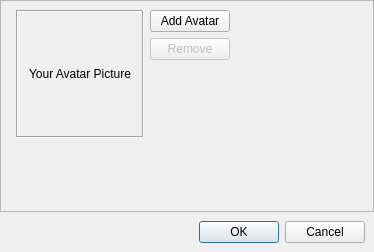
<?xml version="1.0" encoding="UTF-8"?>
<ui version="4.0">
 <class>AvatarDialog</class>
 <widget class="QDialog" name="AvatarDialog">
  <property name="geometry">
   <rect>
    <x>0</x>
    <y>0</y>
    <width>374</width>
    <height>252</height>
   </rect>
  </property>
  <property name="windowTitle">
   <string>Change Avatar</string>
  </property>
  <layout class="QVBoxLayout" name="verticalLayout_3">
   <property name="spacing">
    <number>0</number>
   </property>
   <property name="margin">
    <number>0</number>
   </property>
   <item>
    <widget class="HeaderFrame" name="headerFrame">
     <property name="frameShape">
      <enum>QFrame::StyledPanel</enum>
     </property>
     <property name="frameShadow">
      <enum>QFrame::Raised</enum>
     </property>
    </widget>
   </item>
   <item>
    <widget class="QFrame" name="frame">
     <property name="frameShape">
      <enum>QFrame::StyledPanel</enum>
     </property>
     <property name="frameShadow">
      <enum>QFrame::Raised</enum>
     </property>
     <layout class="QGridLayout" name="gridLayout">
      <item row="0" column="1">
       <layout class="QHBoxLayout" name="horizontalLayout">
        <item>
         <widget class="QLabel" name="avatarLabel">
          <property name="minimumSize">
           <size>
            <width>128</width>
            <height>128</height>
           </size>
          </property>
          <property name="maximumSize">
           <size>
            <width>128</width>
            <height>128</height>
           </size>
          </property>
          <property name="frameShape">
           <enum>QFrame::Box</enum>
          </property>
          <property name="frameShadow">
           <enum>QFrame::Sunken</enum>
          </property>
          <property name="text">
           <string>Your Avatar Picture</string>
          </property>
          <property name="alignment">
           <set>Qt::AlignCenter</set>
          </property>
         </widget>
        </item>
        <item>
         <layout class="QVBoxLayout" name="verticalLayout">
          <item>
           <widget class="QPushButton" name="avatarButton">
            <property name="text">
             <string>Add Avatar</string>
            </property>
           </widget>
          </item>
          <item>
           <widget class="QPushButton" name="removeButton">
            <property name="enabled">
             <bool>false</bool>
            </property>
            <property name="text">
             <string>Remove</string>
            </property>
           </widget>
          </item>
          <item>
           <spacer name="verticalSpacer_2">
            <property name="orientation">
             <enum>Qt::Vertical</enum>
            </property>
            <property name="sizeHint" stdset="0">
             <size>
              <width>20</width>
              <height>40</height>
             </size>
            </property>
           </spacer>
          </item>
         </layout>
        </item>
       </layout>
      </item>
      <item row="0" column="2">
       <spacer name="horizontalSpacer_3">
        <property name="orientation">
         <enum>Qt::Horizontal</enum>
        </property>
        <property name="sizeHint" stdset="0">
         <size>
          <width>61</width>
          <height>98</height>
         </size>
        </property>
       </spacer>
      </item>
      <item row="1" column="0" colspan="3">
       <spacer name="verticalSpacer">
        <property name="orientation">
         <enum>Qt::Vertical</enum>
        </property>
        <property name="sizeHint" stdset="0">
         <size>
          <width>218</width>
          <height>88</height>
         </size>
        </property>
       </spacer>
      </item>
     </layout>
    </widget>
   </item>
   <item>
    <layout class="QHBoxLayout" name="horizontalLayout_2">
     <property name="margin">
      <number>9</number>
     </property>
     <item>
      <spacer name="horizontalSpacer">
       <property name="orientation">
        <enum>Qt::Horizontal</enum>
       </property>
       <property name="sizeHint" stdset="0">
        <size>
         <width>98</width>
         <height>20</height>
        </size>
       </property>
      </spacer>
     </item>
     <item>
      <widget class="QDialogButtonBox" name="buttonBox">
       <property name="orientation">
        <enum>Qt::Horizontal</enum>
       </property>
       <property name="standardButtons">
        <set>QDialogButtonBox::Cancel|QDialogButtonBox::Ok</set>
       </property>
      </widget>
     </item>
    </layout>
   </item>
  </layout>
  <zorder>frame</zorder>
  <zorder>headerFrame</zorder>
 </widget>
 <customwidgets>
  <customwidget>
   <class>HeaderFrame</class>
   <extends>QFrame</extends>
   <header>gui/common/HeaderFrame.h</header>
   <container>1</container>
  </customwidget>
 </customwidgets>
 <resources>
  <include location="../images.qrc"/>
 </resources>
 <connections>
  <connection>
   <sender>buttonBox</sender>
   <signal>accepted()</signal>
   <receiver>AvatarDialog</receiver>
   <slot>accept()</slot>
   <hints>
    <hint type="sourcelabel">
     <x>248</x>
     <y>254</y>
    </hint>
    <hint type="destinationlabel">
     <x>157</x>
     <y>274</y>
    </hint>
   </hints>
  </connection>
  <connection>
   <sender>buttonBox</sender>
   <signal>rejected()</signal>
   <receiver>AvatarDialog</receiver>
   <slot>reject()</slot>
   <hints>
    <hint type="sourcelabel">
     <x>316</x>
     <y>260</y>
    </hint>
    <hint type="destinationlabel">
     <x>286</x>
     <y>274</y>
    </hint>
   </hints>
  </connection>
 </connections>
</ui>
